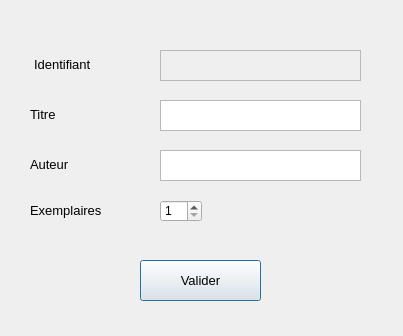
<?xml version="1.0" encoding="UTF-8"?>
<ui version="4.0">
 <class>Dialog</class>
 <widget class="QDialog" name="Dialog">
  <property name="geometry">
   <rect>
    <x>0</x>
    <y>0</y>
    <width>403</width>
    <height>336</height>
   </rect>
  </property>
  <property name="windowTitle">
   <string>Dialog</string>
  </property>
  <property name="modal">
   <bool>true</bool>
  </property>
  <widget class="QLabel" name="Id_livre_label">
   <property name="geometry">
    <rect>
     <x>34</x>
     <y>49</y>
     <width>91</width>
     <height>31</height>
    </rect>
   </property>
   <property name="font">
    <font>
     <pointsize>10</pointsize>
    </font>
   </property>
   <property name="text">
    <string>Identifiant</string>
   </property>
  </widget>
  <widget class="QTextEdit" name="Id_livre_textEdit">
   <property name="enabled">
    <bool>false</bool>
   </property>
   <property name="geometry">
    <rect>
     <x>160</x>
     <y>50</y>
     <width>201</width>
     <height>31</height>
    </rect>
   </property>
  </widget>
  <widget class="QTextEdit" name="Titre_livre_textEdit">
   <property name="enabled">
    <bool>true</bool>
   </property>
   <property name="geometry">
    <rect>
     <x>160</x>
     <y>100</y>
     <width>201</width>
     <height>31</height>
    </rect>
   </property>
  </widget>
  <widget class="QLabel" name="Titre_livre_label">
   <property name="geometry">
    <rect>
     <x>30</x>
     <y>99</y>
     <width>91</width>
     <height>31</height>
    </rect>
   </property>
   <property name="font">
    <font>
     <pointsize>10</pointsize>
    </font>
   </property>
   <property name="text">
    <string>Titre</string>
   </property>
  </widget>
  <widget class="QLabel" name="Auteur_livre_label">
   <property name="geometry">
    <rect>
     <x>30</x>
     <y>149</y>
     <width>91</width>
     <height>31</height>
    </rect>
   </property>
   <property name="font">
    <font>
     <pointsize>10</pointsize>
    </font>
   </property>
   <property name="text">
    <string>Auteur</string>
   </property>
  </widget>
  <widget class="QTextEdit" name="Auteur_livre_textEdit">
   <property name="enabled">
    <bool>true</bool>
   </property>
   <property name="geometry">
    <rect>
     <x>160</x>
     <y>150</y>
     <width>201</width>
     <height>31</height>
    </rect>
   </property>
  </widget>
  <widget class="QLabel" name="Auteur_livre_label_2">
   <property name="geometry">
    <rect>
     <x>30</x>
     <y>200</y>
     <width>91</width>
     <height>20</height>
    </rect>
   </property>
   <property name="font">
    <font>
     <pointsize>10</pointsize>
    </font>
   </property>
   <property name="text">
    <string>Exemplaires</string>
   </property>
  </widget>
  <widget class="QSpinBox" name="Exemp_spinBox">
   <property name="geometry">
    <rect>
     <x>160</x>
     <y>200</y>
     <width>42</width>
     <height>22</height>
    </rect>
   </property>
   <property name="minimum">
    <number>1</number>
   </property>
   <property name="maximum">
    <number>5</number>
   </property>
  </widget>
  <widget class="QPushButton" name="Valider_ajout_livre">
   <property name="geometry">
    <rect>
     <x>140</x>
     <y>260</y>
     <width>121</width>
     <height>41</height>
    </rect>
   </property>
   <property name="font">
    <font>
     <pointsize>10</pointsize>
    </font>
   </property>
   <property name="text">
    <string>Valider</string>
   </property>
  </widget>
 </widget>
 <resources/>
 <connections/>
</ui>
